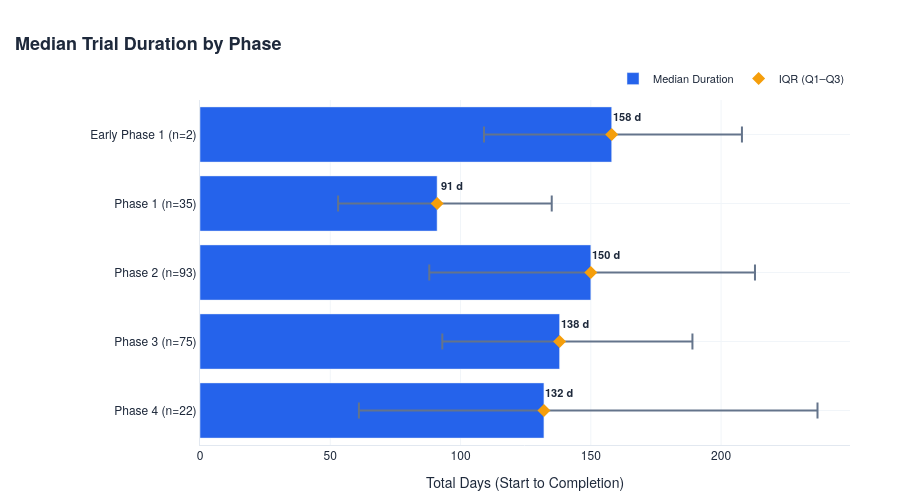

Write notebook code for a chart like this one.
### Code cell
# 1. Prepare and sort the data by median duration
df_plot = df_5a.sort_values('duration_median', ascending=True)

# 1. Define the logical clinical order
phase_order = ['Early Phase 1', 'Phase 1', 'Phase 2', 'Phase 3', 'Phase 4']

# 2. Filter and set Categorical order
df_filtered = df_5a[df_5a['phase'].isin(phase_order)].copy()
df_filtered['phase'] = pd.Categorical(df_filtered['phase'], categories=phase_order, ordered=True)

# 3. Sort: Ascending=False puts 'Early Phase 1' at the end of the DF, 
# which Plotly renders at the TOP of the Y-axis.
df_plot = df_filtered.sort_values('phase', ascending=False)

# Create descriptive labels for the Y-axis
df_plot['y_label'] = df_plot.apply(lambda r: f"{r['phase']} (n={int(r['n_trials'])})", axis=1)

fig = go.Figure()

# --- Trace 1: Median Bars ---
# We remove the 'text' from here to prevent overlapping
fig.add_trace(go.Bar(
    y=df_plot['y_label'],
    x=df_plot['duration_median'],
    orientation='h',
    marker_color=COLORS['primary'],
    name='Median Duration',
    hovertemplate="<b>%{y}</b><br>Median: %{x} days<extra></extra>"
))

# --- Trace 2: IQR Error Bars ---
fig.add_trace(go.Scatter(
    y=df_plot['y_label'],
    x=df_plot['duration_median'],
    error_x=dict(
        type='data',
        symmetric=False,
        array=(df_plot['duration_q3'] - df_plot['duration_median']).tolist(),
        arrayminus=(df_plot['duration_median'] - df_plot['duration_q1']).tolist(),
        color=COLORS['secondary'],
        thickness=2,
        width=8
    ),
    mode='markers',
    marker=dict(size=10, color=COLORS['accent'], symbol='diamond'),
    name='IQR (Q1–Q3)',
    hovertemplate="<b>IQR Range</b><br>Q1: %{customdata[0]} d<br>Q3: %{customdata[1]} d<extra></extra>",
    customdata=df_plot[['duration_q1', 'duration_q3']]
))

# --- Step 4: Add Offset Annotations (The "Total Day" labels) ---
# We loop through the data to place text exactly above the bar segments
for i, row in df_plot.iterrows():
    fig.add_annotation(
        x=row['duration_median'],
        y=row['y_label'],
        text=f"<b>{row['duration_median']:,.0f} d</b>",
        showarrow=False,
        yshift=18, 
        xshift=15,            # Moves the text 18 pixels ABOVE the bar
        xanchor='center',
        font=dict(size=11, color=COLORS['dark'])
    )

# Final Styling
style_fig(fig, title='<b> Median Trial Duration by Phase</b>', height=500)
fig.update_xaxes(title_text='Total Days (Start to Completion)', showgrid=True, gridcolor='#F1F5F9')
fig.update_layout(
    showlegend=True,
    legend=dict(orientation='h', yanchor='bottom', y=1.02, xanchor='right', x=1),
    margin=dict(l=200, r=50, t=100, b=50)
)

fig.show()

### Figure 1 — Plotly figure (JSON) as saved in the notebook; plotly's stock layout.template omitted (floating-point values rounded to 4 significant figures)
{"data": [{"hovertemplate": "<b>%{y}</b><br>Median: %{x} days<extra></extra>", "marker": {"color": "#2563EB"}, "name": "Median Duration", "orientation": "h", "type": "bar", "x": [132, 138, 150, 91, 158], "y": ["Phase 4 (n=22)", "Phase 3 (n=75)", "Phase 2 (n=93)", "Phase 1 (n=35)", "Early Phase 1 (n=2)"]}, {"customdata": [[61, 237], [93, 189], [88, 213], [53, 135], [109, 208]], "error_x": {"array": [105, 51, 63, 44, 50], "arrayminus": [71, 45, 62, 38, 49], "color": "#64748B", "symmetric": false, "thickness": 2, "type": "data", "width": 8}, "hovertemplate": "<b>IQR Range</b><br>Q1: %{customdata[0]} d<br>Q3: %{customdata[1]} d<extra></extra>", "marker": {"color": "#F59E0B", "size": 10, "symbol": "diamond"}, "mode": "markers", "name": "IQR (Q1–Q3)", "type": "scatter", "x": [132, 138, 150, 91, 158], "y": ["Phase 4 (n=22)", "Phase 3 (n=75)", "Phase 2 (n=93)", "Phase 1 (n=35)", "Early Phase 1 (n=2)"]}], "layout": {"annotations": [{"font": {"color": "#1E293B", "size": 11}, "showarrow": false, "text": "<b>132 d</b>", "x": 132, "xanchor": "center", "xshift": 15, "y": "Phase 4 (n=22)", "yshift": 18}, {"font": {"color": "#1E293B", "size": 11}, "showarrow": false, "text": "<b>138 d</b>", "x": 138, "xanchor": "center", "xshift": 15, "y": "Phase 3 (n=75)", "yshift": 18}, {"font": {"color": "#1E293B", "size": 11}, "showarrow": false, "text": "<b>150 d</b>", "x": 150, "xanchor": "center", "xshift": 15, "y": "Phase 2 (n=93)", "yshift": 18}, {"font": {"color": "#1E293B", "size": 11}, "showarrow": false, "text": "<b>91 d</b>", "x": 91, "xanchor": "center", "xshift": 15, "y": "Phase 1 (n=35)", "yshift": 18}, {"font": {"color": "#1E293B", "size": 11}, "showarrow": false, "text": "<b>158 d</b>", "x": 158, "xanchor": "center", "xshift": 15, "y": "Early Phase 1 (n=2)", "yshift": 18}], "font": {"color": "#1E293B", "family": "Helvetica Neue", "size": 12}, "height": 500, "legend": {"bgcolor": "rgba(0,0,0,0)", "font": {"size": 11}, "orientation": "h", "x": 1, "xanchor": "right", "y": 1.02, "yanchor": "bottom"}, "margin": {"b": 50, "l": 200, "r": 50, "t": 100}, "paper_bgcolor": "white", "plot_bgcolor": "white", "showlegend": true, "title": {"font": {"color": "#1E293B", "family": "Helvetica Neue", "size": 18}, "pad": {"l": 10, "t": 10}, "text": "<b> Median Trial Duration by Phase</b>", "x": 0, "xanchor": "left"}, "xaxis": {"gridcolor": "#F1F5F9", "linecolor": "#E2E8F0", "linewidth": 1, "showgrid": true, "title": {"text": "Total Days (Start to Completion)"}}, "yaxis": {"gridcolor": "#F1F5F9", "linecolor": "#E2E8F0", "linewidth": 1, "showgrid": true}}}
